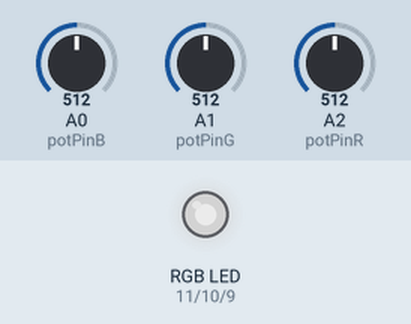
Simulated run of this sketch. Board: Arduino Uno, built with avr-gcc and run on an emulated ATmega328P. On the bench: an RGB LED mixed from three pins (HIGH = lit). The inputs (shaded band) are chosen by the test bench; at power-on: A0 (potPinB) = 512, A1 (potPinG) = 512, A2 (potPinR) = 512. Dim RGB values are drawn brighter than linear.

Above: at 1.2 s.
1.3 s: A0 (potPinB) set to 716
At 2.5 s:
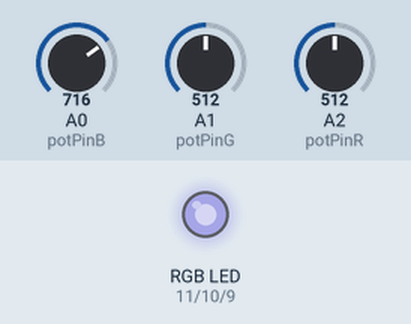
2.8 s: A1 (potPinG) set to 716
At 3.6 s:
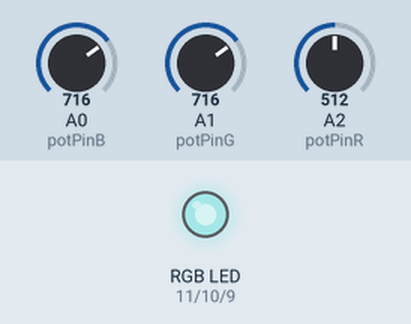
4.3 s: A2 (potPinR) set to 716
At 4.8 s:
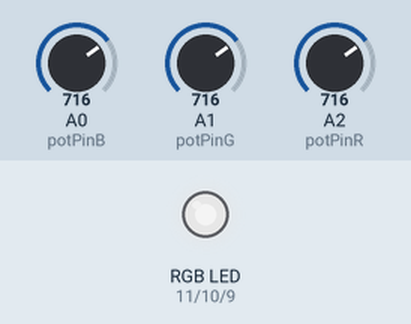
5.8 s: A0 (potPinB) set to 900
At 7.0 s:
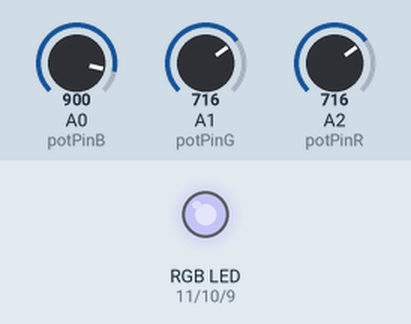
7.3 s: A1 (potPinG) set to 900
At 8.3 s:
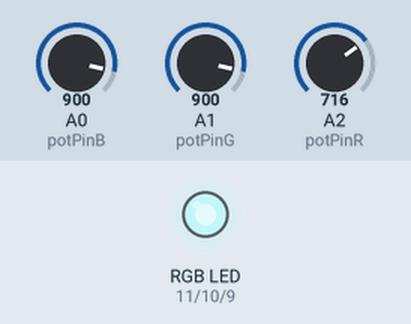
8.8 s: A2 (potPinR) set to 900
At 9.4 s:
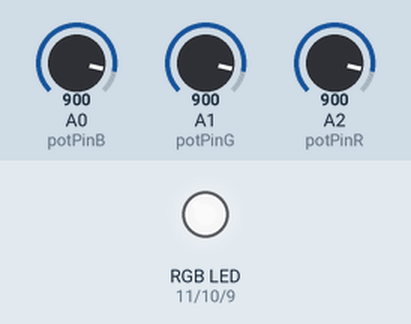
Timing chart, 0 to 11.3 s (numbered marks = the images above; inputs shaded):
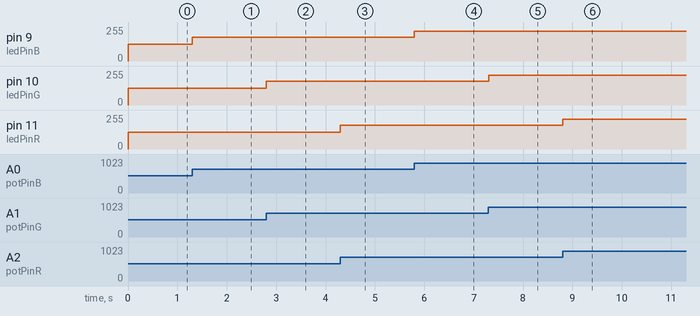

The sketch:

homework1.ino
```cpp
const int ledPinB = 9;
const int ledPinG = 10;
const int ledPinR = 11;

const int potPinB = A0;
const int potPinG = A1;
const int potPinR = A2;

float potValueB = 0;
float potValueG = 0;
float potValueR = 0;

float brightnessB = 0;
float brightnessG = 0;
float brightnessR = 0;

float maxAnalogValue = 1023.0;
float maxVoltageValue = 255.0;

void setup() {
  // put your setup code here, to run once:
  pinMode(potPinB, INPUT);
  pinMode(potPinG, INPUT);
  pinMode(potPinR, INPUT);

  pinMode(ledPinB, OUTPUT);
  pinMode(ledPinG, OUTPUT);
  pinMode(ledPinR, OUTPUT);

  Serial.begin(9600);
}

void loop() {
  // put your main code here, to run repeatedly:
  potValueB = analogRead(potPinB);
  potValueG = analogRead(potPinG);
  potValueR = analogRead(potPinR);

  brightnessB  =  map(potValueB,  0,  maxAnalogValue,  0,  maxVoltageValue);
  brightnessG  =  map(potValueG,  0,  maxAnalogValue,  0,  maxVoltageValue);
  brightnessR  =  map(potValueR,  0,  maxAnalogValue,  0,  maxVoltageValue);;

  analogWrite(ledPinB, brightnessB);
  analogWrite(ledPinG, brightnessG);
  analogWrite(ledPinR, brightnessR);
}
```

Measured:
- after the input at 1.3 s, pin 9 (ledPinB): 127/255 → 178/255 at once
- after the input at 2.8 s, pin 10 (ledPinG): 127/255 → 178/255 at once
- after the input at 4.3 s, pin 11 (ledPinR): 127/255 → 178/255 at once
- after the input at 5.8 s, pin 9 (ledPinB): 178/255 → 224/255 at once
- after the input at 7.3 s, pin 10 (ledPinG): 178/255 → 224/255 at once
- after the input at 8.8 s, pin 11 (ledPinR): 178/255 → 224/255 at once
